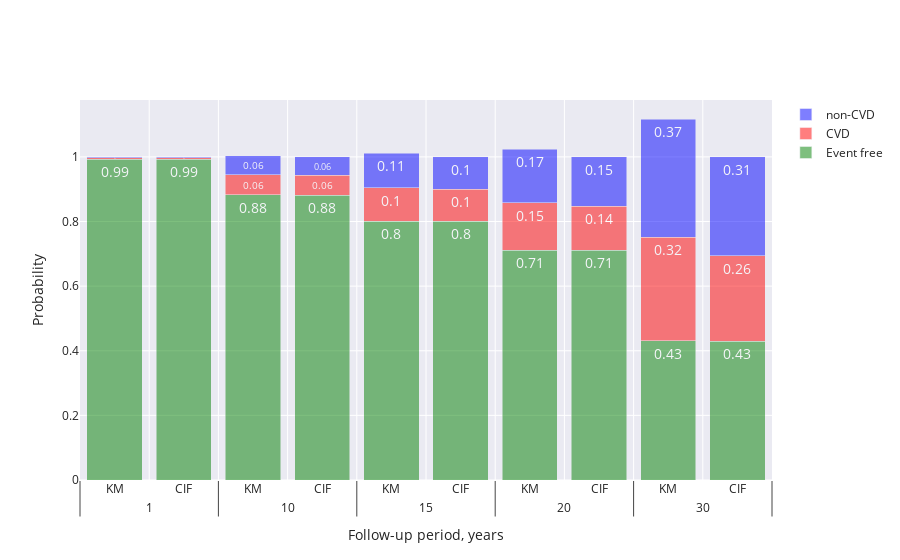

Notebook code for this chart:
### Code cell
# Visualize estimated cause-specific risks: KM vs CIF

import plotly.graph_objects as go
import plotly.offline

fig = go.Figure()

fig.update_layout(
    template="seaborn",
    xaxis=dict(title_text="Follow-up period, years"),
    yaxis=dict(title_text="Probability"),
    barmode="stack",
)

colors = ["green", "red", "blue"]

for r, c in zip(grath_data.loc[:, 'Event'].unique(), colors):
    plot_df = grath_data[grath_data.loc[:, 'Event'] == r]
    fig.add_trace(
        go.Bar(x=[plot_df.loc[:, 'Follow-up period, years'], plot_df.loc[:, 'Method']], y=plot_df.loc[:, 'Probability'], 
               name=r, marker_color=c, opacity = 0.5, text = np.round(plot_df.loc[:, 'Probability'], 2)),
    )

fig.update_traces(textposition='inside', textfont_size=14)

# Save in a file:
#plotly.offline.plot(fig, filename='stacked bars KM vs CIF.html')

### Figure 1 — Plotly figure (JSON) as saved in the notebook; plotly's stock layout.template omitted (floating-point values rounded to 4 significant figures)
{"data": [{"marker": {"color": "green"}, "name": "Event free", "opacity": 0.5, "text": [0.99, 0.99, 0.88, 0.88, 0.8, 0.8, 0.71, 0.71, 0.43, 0.43], "textfont": {"size": 14}, "textposition": "inside", "type": "bar", "x": [[1, 1, 10, 10, 15, 15, 20, 20, 30, 30], ["KM", "CIF", "KM", "CIF", "KM", "CIF", "KM", "CIF", "KM", "CIF"]], "y": [0.9933, 0.9929, 0.8822, 0.8818, 0.8013, 0.8013, 0.7114, 0.711, 0.4309, 0.4301]}, {"marker": {"color": "red"}, "name": "CVD", "opacity": 0.5, "text": [0, 0, 0.06, 0.06, 0.1, 0.1, 0.15, 0.14, 0.32, 0.26], "textfont": {"size": 14}, "textposition": "inside", "type": "bar", "x": [[1, 1, 10, 10, 15, 15, 20, 20, 30, 30], ["KM", "CIF", "KM", "CIF", "KM", "CIF", "KM", "CIF", "KM", "CIF"]], "y": [0.004476, 0.004847, 0.0626, 0.06115, 0.1039, 0.09881, 0.147, 0.1361, 0.3206, 0.2643]}, {"marker": {"color": "blue"}, "name": "non-CVD", "opacity": 0.5, "text": [0, 0, 0.06, 0.06, 0.11, 0.1, 0.17, 0.15, 0.37, 0.31], "textfont": {"size": 14}, "textposition": "inside", "type": "bar", "x": [[1, 1, 10, 10, 15, 15, 20, 20, 30, 30], ["KM", "CIF", "KM", "CIF", "KM", "CIF", "KM", "CIF", "KM", "CIF"]], "y": [0.002246, 0.002237, 0.05891, 0.05705, 0.1058, 0.09993, 0.166, 0.1529, 0.3657, 0.3057]}], "layout": {"autosize": true, "barmode": "stack", "xaxis": {"autorange": true, "range": [-0.5, 9.5], "title": {"text": "Follow-up period, years"}, "type": "multicategory"}, "yaxis": {"autorange": true, "range": [0, 1.176], "title": {"text": "Probability"}, "type": "linear"}}}
